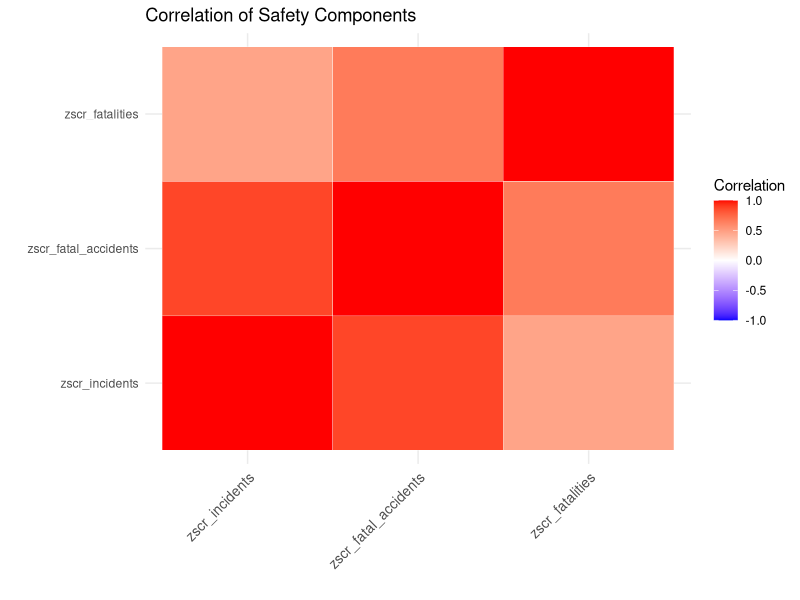
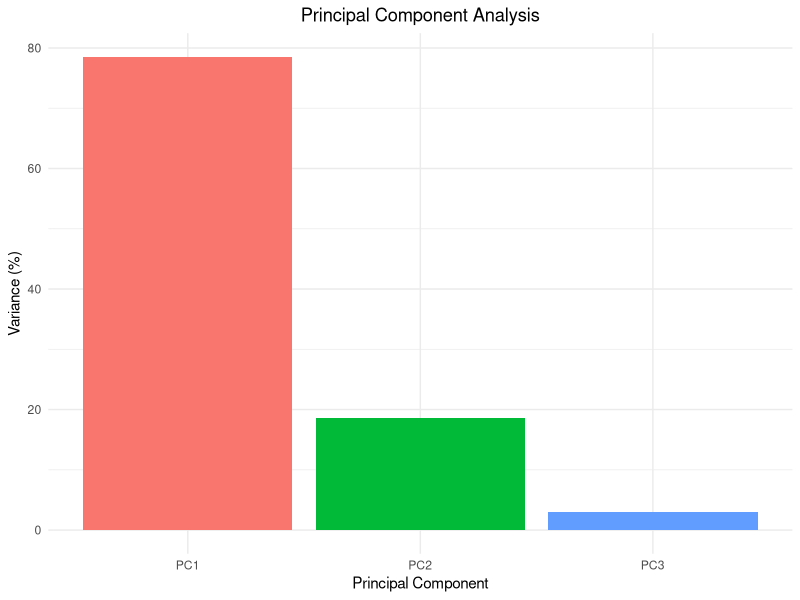

Generate these figures, in order, with R:
# defensibility_safety_score.R
# Description: TThe purpose of thid script is to see if combining incidents, fatal accidents and
# fatalities into a single score is defensible. It calculates the
# correlation matrix of the components and performs "principal component
# analysis" (PCA) to see if a single safety factor explains the data well.





library(dplyr)
library(ggplot2)
library(tidyr)





# recreate the components
data_airlines <- read.csv("../data/1AirlineSafety.csv")
data_airlines <- data_airlines %>%
  mutate(
    tot_incidents = incidents_85_99 + incidents_00_14,
    tot_fatal_accidents = fatal_accidents_85_99 + fatal_accidents_00_14,
    tot_fatalities = fatalities_85_99 + fatalities_00_14,
    incidents_freq_ratio = tot_incidents / avail_seat_km_per_week,
    fatal_accidents_frq_ratio = tot_fatal_accidents / avail_seat_km_per_week,
    fatalities_freq_ratio = tot_fatalities / avail_seat_km_per_week
  )
# recalculate the z score
calculate_zscore <- function(rate, mean_rate, ask) {
  diff <- mean_rate - rate
  weighted_diff <- diff * sqrt(ask)
  z_score <- scale(weighted_diff, center = TRUE, scale = TRUE)
  return(as.numeric(z_score))
}
data_airlines <- data_airlines %>%
  mutate(
    zscr_incidents = calculate_zscore(incidents_freq_ratio, mean(incidents_freq_ratio), avail_seat_km_per_week),
    zscr_fatal_accidents = calculate_zscore(fatal_accidents_frq_ratio, mean(fatal_accidents_frq_ratio), avail_seat_km_per_week),
    zscr_fatalities = calculate_zscore(fatalities_freq_ratio, mean(fatalities_freq_ratio), avail_seat_km_per_week)
  )





# extract just the three components
components <- data_airlines %>% select(zscr_incidents, zscr_fatal_accidents, zscr_fatalities)



# correlation matrix
cor_matrix <- cor(components)
print(cor_matrix)



# plot the correlation matrix with ggplot2
cor_df <- as.data.frame(as.table(cor_matrix))
colnames(cor_df) <- c("Var1", "Var2", "Corr")

p_cor <- ggplot(cor_df, aes(Var1, Var2, fill = Corr)) +
  geom_tile(color = "white") +
  scale_fill_gradient2(
    low = "blue", high = "red", mid = "white",
    midpoint = 0, limit = c(-1, 1), name = "Correlation"
  ) +
  theme_minimal() +
  labs(title = "Correlation of Safety Components", x = "", y = "") +
  theme(axis.text.x = element_text(angle = 45, vjust = 1, size = 10, hjust = 1))




ggsave("../plots/correlation_safety_components.png", plot = p_cor, width = 6, height = 6)


# pca
pca_result <- prcomp(components, scale. = TRUE)
print(summary(pca_result))



# plot pca
pca_var <- pca_result$sdev^2
pca_var_perc <- pca_var / sum(pca_var) * 100
var_df <- data.frame(PC = c("PC1", "PC2", "PC3"), Variance = pca_var_perc)

p <- ggplot(var_df, aes(x = PC, y = Variance, fill = PC)) +
  geom_bar(stat = "identity") +
  theme_minimal() +
  labs(
    title = "Principal Component Analysis",
    x = "Principal Component",
    y = "Variance (%)"
  ) +
  theme(plot.title = element_text(hjust = 0.5), legend.position = "none")

ggsave("../plots/pca_safety_score.png", plot = p, width = 8, height = 6)

# Interpretation

# The correlation analysis of safety components reveals positive relationships among all three metrics.
# Specifically, the correlation between fatal accidents and incidents is the strongest (darkest red),
# followed by fatalities and fatal accidents, and lastly fatalities and incidents (lightest red).
# This indicates that all three metrics are positively correlated, suggesting they measure a shared
# underlying dimension of safety.

# The Principal Component Analysis (PCA) plot demonstrates that a single underlying safety factor
# explains the majority of the variance in the data. The first principal component (PC1) accounts
# for 79% of the total variance, while PC2 and PC3 account for 19% and 2%, respectively.

# In conclusion, since the safety components are positively correlated and PC1 explains an
# overwhelming majority (79%) of the variance, combining incidents, fatal accidents, and fatalities
# into a single composite safety score is statistically defensible and effectively captures the
# overall safety performance of the airlines.
